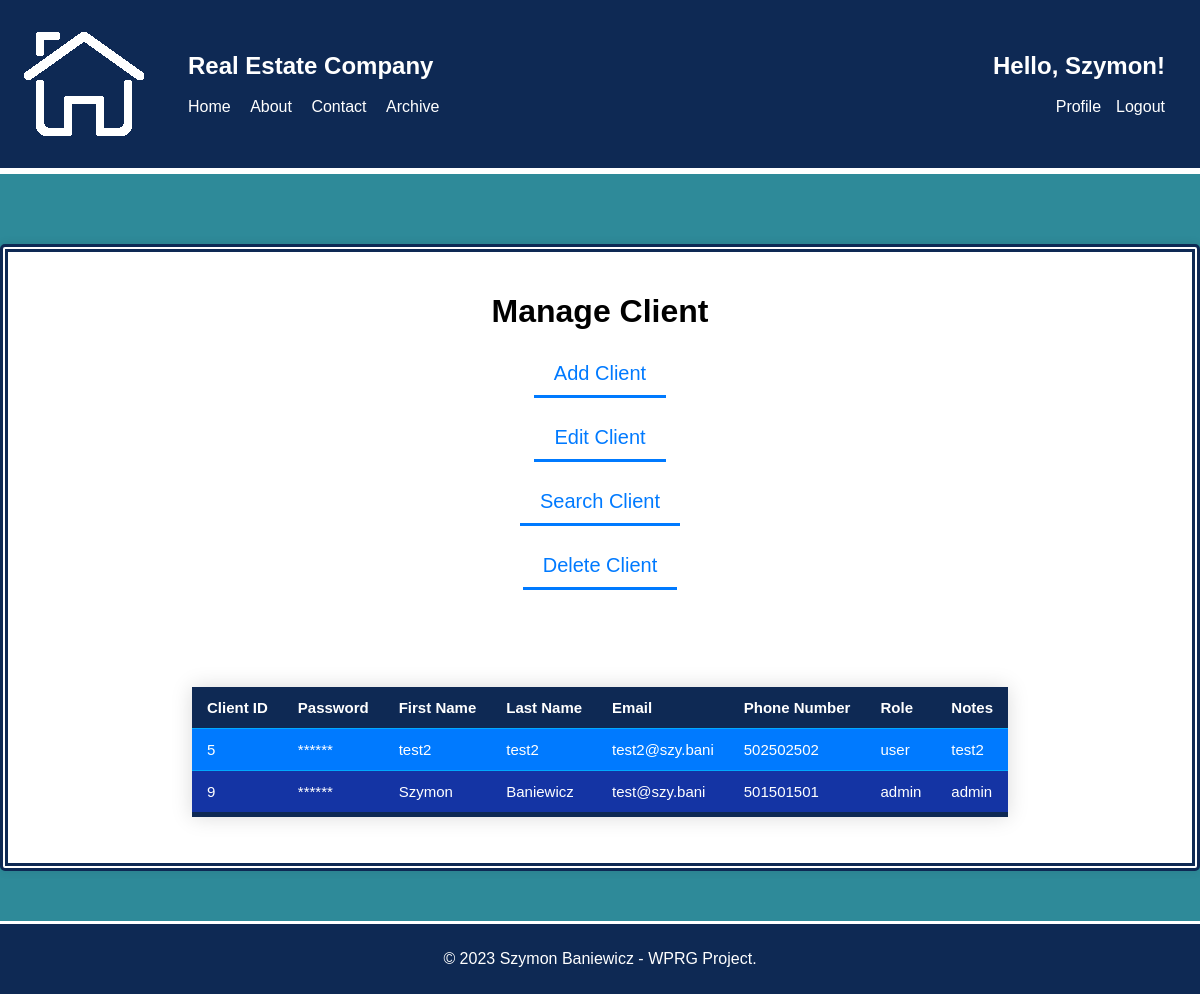
Before: /php/CRUD/manage_clients.php (signed in) with the older database file.
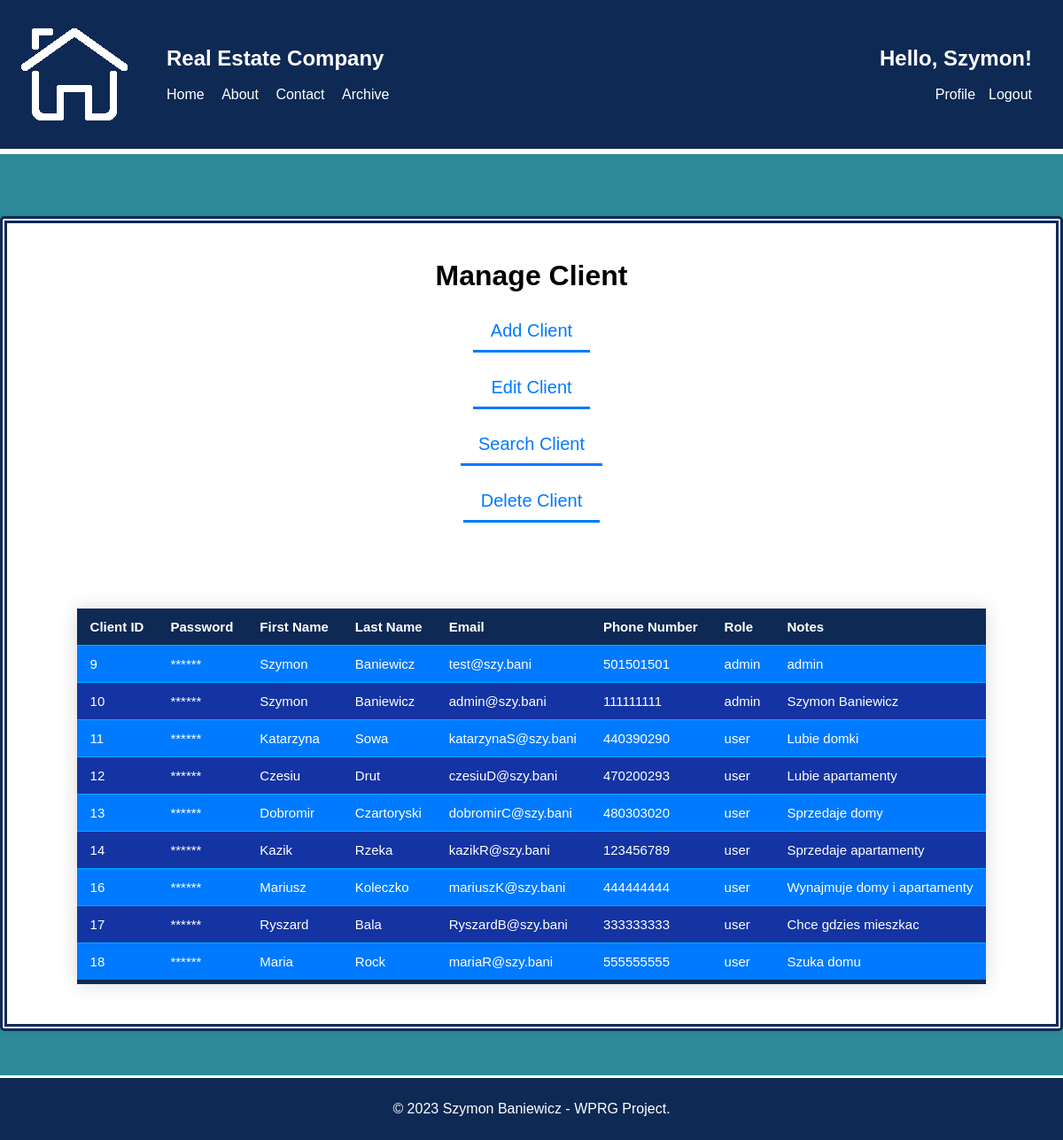
After: the same page with the newer database file.
### tables this page shows
CREATE TABLE `clients` (
  `Client_ID` int(11) NOT NULL,
  `Password` varchar(60) NOT NULL,
  `First_name` varchar(255) NOT NULL,
  `Last_name` varchar(255) NOT NULL,
  `Email` text NOT NULL,
  `Phone_number` int(11) NOT NULL,
  `role` varchar(50) NOT NULL DEFAULT 'user',
  `Notes` text NOT NULL
);

### php/CRUD/manage_clients.php (the view, shortened to what this page needs)
<?php
require '../config.php';
$error_message = "";
if (!isset($_POST["search_client"])) {
    $query = "SELECT * FROM clients";
    $stmt = $conn->prepare($query);
    $stmt->execute();
    $result = $stmt->get_result();
    $clients = $result->fetch_all(MYSQLI_ASSOC);
}
?>
<!DOCTYPE html>
<html>
<head>
    <link rel="stylesheet" type="text/css" href="../../css/style.css">
</head>
<body>
<header>
    <div class="header-container">
        <div class="left-nav">
            <img src="../../img/logo.png">
            <nav>
                <ul>
                    <li><h1>Real Estate Company</h1></li><br><br>
                    <li><a href="../index.php">Home</a></li>
                    <li><a href="../about.php">About</a></li>
                    <li><a href="../contact.php">Contact</a></li>
                    <li><a href="../archive.php">Archive</a></li>
                </ul>
            </nav>
        </div>
        <?php
        if (isset($_SESSION['login_user'])) {
            echo '<div class="right-nav">';
            echo '<nav>';
            echo '<ul>';
            echo '<li><h1>Hello, ' . $_SESSION['first_name'] . '!</h1></li><br><br>';
            echo '<li><a href="../profile.php">Profile</a></li>';
            echo '<li><a href="../logout.php">Logout</a></li>';
            echo '</ul>';
            echo '</nav>';
            echo '</div>';
        } else {
            header("location: ../login.php");
            exit;
        }
        ?>
    </div>
</header>
<div class="content-section">
<div class="form-container-profile">
    <h1>Manage Client</h1>
    <form method="POST" action="manage_clients.php">
        <input type="button" id="add-client-button" value="Add Client" class="form-button"><br><br>
        <input type="button" id="edit-client-button" value="Edit Client" class="form-button"><br><br>
        <input type="button" id="search-client-button" value="Search Client" class="form-button"><br><br>
        <input type="button" id="delete-client-button" value="Delete Client" class="form-button"><br><br><br>
    </form>
    <br><br>
    <?php if (!empty($error_message)) { ?>
        <p class="error"><?php echo "<div class='error-message'><h3>$error_message</h3></div>"; ?></p>
    <?php } else { ?>
    <div id='client-list'>
    <table id="crud-table">
        <tr>
            <th>Client ID</th>
            <th>Password</th>
            <th>First Name</th>
            <th>Last Name</th>
            <th>Email</th>
            <th>Phone Number</th>
            <th>Role</th>
            <th>Notes</th>
        </tr>
        <?php
            foreach ($clients as $client) {
                echo '<tr>';
                echo '<td>' . $client["Client_ID"] . '</td>';
                echo '<td>******</td>';
                echo '<td>' . $client["First_name"] . '</td>';
                echo '<td>' . $client["Last_name"] . '</td>';
                echo '<td>' . $client["Email"] . '</td>';
                echo '<td>' . $client["Phone_number"] . '</td>';
                echo '<td>' . $client["role"] . '</td>';
                echo '<td>' . $client["Notes"] . '</td>';
                echo '</tr>';
            }
        ?>
    </table>
    </div>
    <?php } ?>
</div>
</div>
<footer>
    <p>&copy; 2023 Szymon Baniewicz - WPRG Project.</p>
</footer>
</body>
</html>

Changed rows visible on the page:
removed clients: Client_ID "5", First_name "test2", Last_name "test2", Email "test2@szy.bani", Phone_number "502502502", role "user", Notes "test2"
added clients: Client_ID "10", First_name "Szymon", Last_name "Baniewicz", Email "admin@szy.bani", Phone_number "111111111", role "admin", Notes "Szymon Baniewicz"
added clients: Client_ID "11", First_name "Katarzyna", Last_name "Sowa", Email "katarzynaS@szy.bani", Phone_number "440390290", role "user", Notes "Lubie domki"
added clients: Client_ID "12", First_name "Czesiu", Last_name "Drut", Email "czesiuD@szy.bani", Phone_number "470200293", role "user", Notes "Lubie apartamenty"
added clients: Client_ID "13", First_name "Dobromir", Last_name "Czartoryski", Email "dobromirC@szy.bani", Phone_number "480303020", role "user", Notes "Sprzedaje domy"
added clients: Client_ID "14", First_name "Kazik", Last_name "Rzeka", Email "kazikR@szy.bani", Phone_number "123456789", role "user", Notes "Sprzedaje apartamenty"
added clients: Client_ID "16", First_name "Mariusz", Last_name "Koleczko", Email "mariuszK@szy.bani", Phone_number "444444444", role "user", Notes "Wynajmuje domy i apartamenty"
added clients: Client_ID "17", First_name "Ryszard", Last_name "Bala", Email "RyszardB@szy.bani", Phone_number "333333333", role "user", Notes "Chce gdzies mieszkac"
added clients: Client_ID "18", First_name "Maria", Last_name "Rock", Email "mariaR@szy.bani", Phone_number "555555555", role "user", Notes "Szuka domu"
